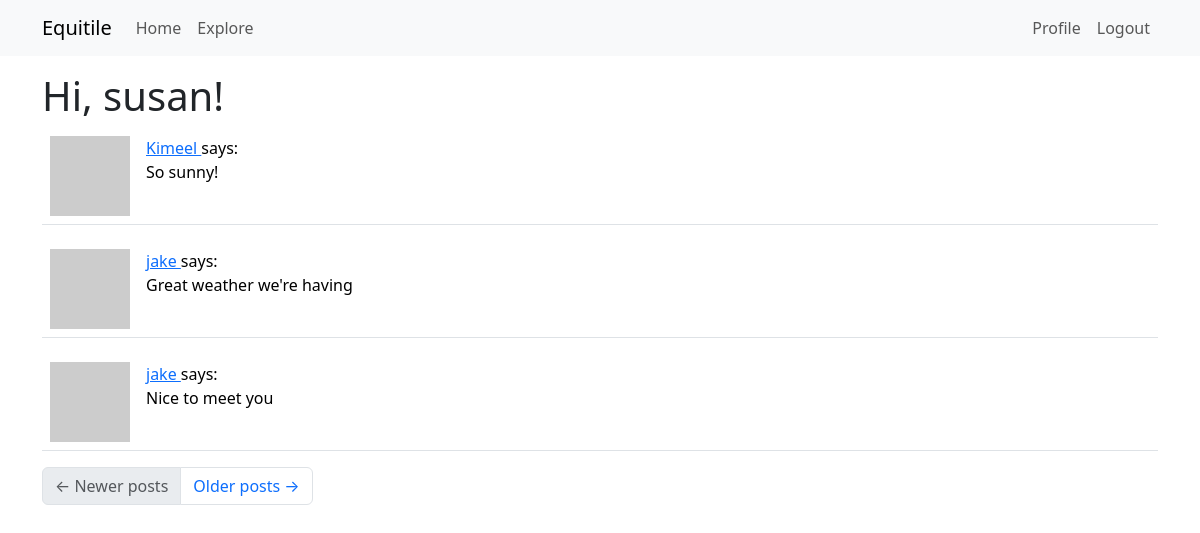
Page /explore (signed in) on the committed database.
### app/models.py (models this page shows, shortened)
class User(UserMixin, db.Model):
    id: so.Mapped[int] = so.mapped_column(primary_key=True)
    username: so.Mapped[str] = so.mapped_column(sa.String(64), index=True,
                                                unique=True)
    email: so.Mapped[str] = so.mapped_column(sa.String(120), index=True,
                                             unique=True)
    password_hash: so.Mapped[Optional[str]] = so.mapped_column(sa.String(256))
    posts: so.WriteOnlyMapped['Post'] = so.relationship(back_populates='author')
    about_me: so.Mapped[Optional[str]] = so.mapped_column(sa.String(140))
    last_seen: so.Mapped[Optional[datetime]] = so.mapped_column(
        default=lambda: datetime.now(timezone.utc))
    following: so.WriteOnlyMapped['User'] = so.relationship(
        secondary=followers, primaryjoin=(followers.c.follower_id == id),
        secondaryjoin=(followers.c.followed_id == id),
        back_populates='followers')
    followers: so.WriteOnlyMapped['User'] = so.relationship(
        secondary=followers, primaryjoin=(followers.c.followed_id == id),
        secondaryjoin=(followers.c.follower_id == id),
        back_populates='following')
    def avatar(self, size):
        digest = md5(self.email.lower().encode('utf-8')).hexdigest()
        return f'https://www.gravatar.com/avatar/{digest}?d=identicon&s={size}'

class Post(db.Model):
    id: so.Mapped[int] = so.mapped_column(primary_key=True)
    body: so.Mapped[str] = so.mapped_column(sa.String(140))
    timestamp: so.Mapped[datetime] = so.mapped_column(
        index=True, default=lambda: datetime.now(timezone.utc))
    user_id: so.Mapped[int] = so.mapped_column(sa.ForeignKey(User.id),
                                               index=True)
    author: so.Mapped[User] = so.relationship(back_populates='posts')

### app/routes.py (the view)
@app.route('/explore')
@login_required
def explore():
    page = request.args.get('page', 1, type=int)
    query = sa.select(Post).order_by(Post.timestamp.desc())
    posts = db.paginate(query, page=page,
                        per_page=app.config['POSTS_PER_PAGE'], error_out=False)
    next_url = url_for('explore', page=posts.next_num) \
        if posts.has_next else None
    prev_url = url_for('explore', page=posts.prev_num) \
        if posts.has_prev else None
    return render_template('index.html', title='Explore', posts=posts.items,
                           next_url=next_url, prev_url=prev_url)

### app/models.py (called while the page is built)
@login.user_loader
def load_user(id):
    return db.session.get(User, int(id))

### app/routes.py (called while the page is built)
@app.before_request
def before_request():
    if current_user.is_authenticated:
        current_user.last_seen = datetime.now(timezone.utc)
        db.session.commit()

### app/templates/index.html (shortened to what this page needs)
{% extends "base.html" %}
{% import "bootstrap_wtf.html" as wtf %}
{% block content %}
    <h1>Hi, {{ current_user.username }}!</h1>
    {% for post in posts %}
        {% include '_post.html' %}
    {% endfor %}
    <nav aria-label="Post navigation">
        <ul class="pagination">
            <li class="page-item{% if not prev_url %} disabled{% endif %}">
                <a class="page-link" href="{{ prev_url }}">
                    <span aria-hidden="true">&larr;</span> Newer posts
                </a>
            </li>
            <li class="page-item{% if not next_url %} disabled{% endif %}">
                <a class="page-link" href="{{ next_url }}">
                    Older posts <span aria-hidden="true">&rarr;</span>
                </a>
            </li>
        </ul>
    </nav>
{% endblock %}

### app/templates/_post.html
    <table class="table table-hover">
        <tr>
            <td width="70px">
                <a href="{{ url_for('user', username=post.author.username) }}">
                    <img src="{{ post.author.avatar(70) }}" />
                </a>
            </td>
            <td>
                <a href="{{ url_for('user', username=post.author.username) }}">
                    {{ post.author.username }}
                </a>
                says:
                <br>
                {{ post.body }}
            </td>
        </tr>
    </table>

### rows in the picture
User: username "susan"
Post: author.username "Kimeel", body "So sunny!"
Post: author.username "jake", body "Great weather we're having"
Post: author.username "jake", body "Nice to meet you"
